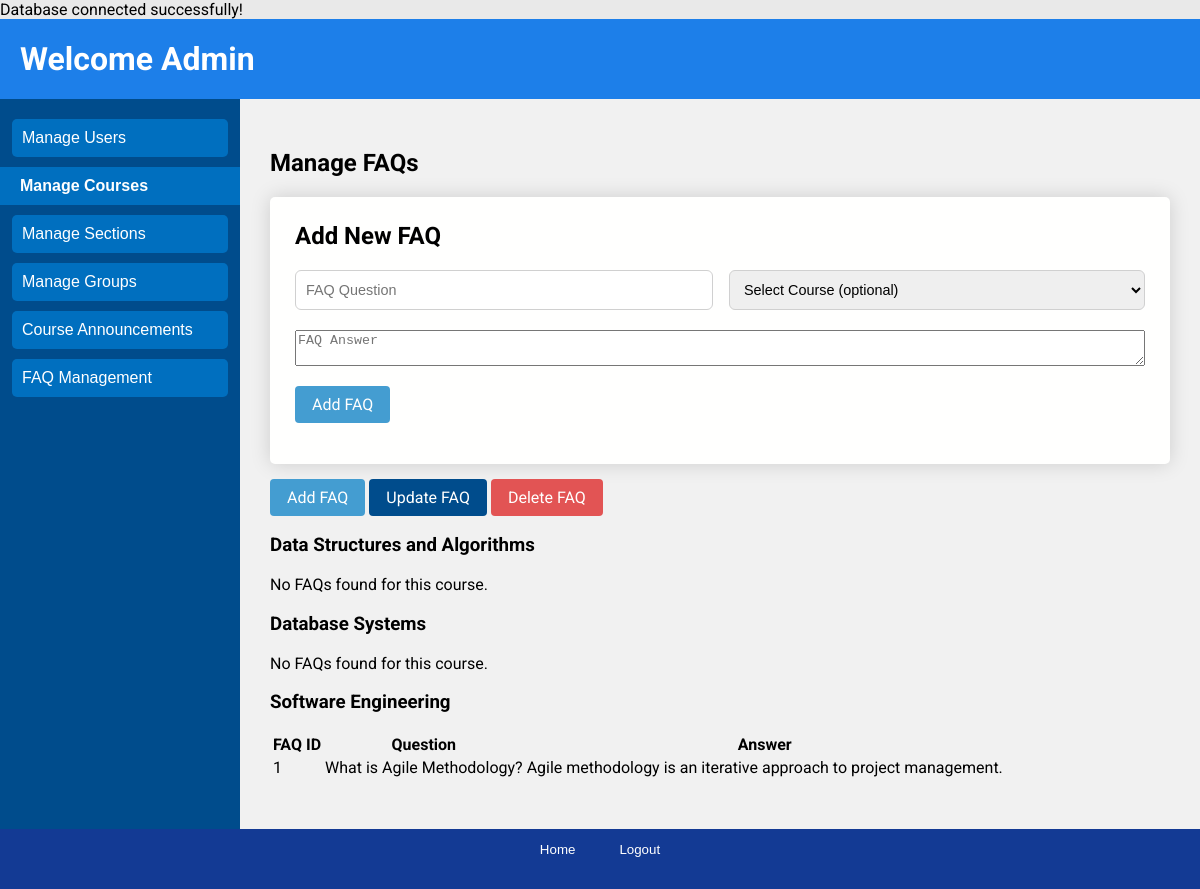
Page /users/admin/manage_faqs.php on the committed database.
### tables this page shows
CREATE TABLE IF NOT EXISTS Course (
  CourseID INT AUTO_INCREMENT PRIMARY KEY,
  CourseCode VARCHAR(10) UNIQUE NOT NULL,
  Name VARCHAR(255),
  StartDate DATE,
  EndDate DATE
);

CREATE TABLE IF NOT EXISTS FAQ (
  FAQID INT AUTO_INCREMENT PRIMARY KEY,
  Question TEXT NOT NULL,
  Answer TEXT,
  ContributorID BIGINT,
  CourseID INT DEFAULT NULL,
  FOREIGN KEY (ContributorID) REFERENCES `User`(UserID) ON DELETE CASCADE,
  FOREIGN KEY (CourseID) REFERENCES Course(CourseID) ON DELETE CASCADE
);

### users/admin/manage_faqs.php (the view, shortened to what this page needs)
<?php
require_once '../../database.php';
try {
    $coursesQuery = "SELECT CourseID, Name FROM Course ORDER BY Name ASC";
    $stmt = $pdo->query($coursesQuery);
    $courses = $stmt->fetchAll(PDO::FETCH_ASSOC);
} catch (PDOException $e) {
    $error = "Database error: " . $e->getMessage();
}
function getFaqsForCourse($pdo, $courseId) {
    try {
        $faqsQuery = "SELECT FAQID, Question, Answer FROM FAQ WHERE CourseID = :courseId ORDER BY FAQID ASC";
        $stmt = $pdo->prepare($faqsQuery);
        $stmt->execute([':courseId' => $courseId]);
        return $stmt->fetchAll(PDO::FETCH_ASSOC);
    } catch (PDOException $e) {
        return [];
    }
}
?>
<!DOCTYPE html>
<html lang="en">
<head>
    <link rel="stylesheet" href="../../css/index.css">
</head>
<body>
    <div class="page">
        <header class="header">
            <h1>Welcome Admin</h1>
        </header>
        <div class="sidebar">
        <button onclick="location.href='manage_user.php'">Manage Users</button>
            <button class="is-selected" onclick="location.href='manage_courses.php'">Manage Courses</button>
            <button onclick="location.href='manage_sections.php'">Manage Sections</button>
            <button onclick="location.href='manage_groups.php'">Manage Groups</button>
            <button onclick="location.href='manage_announcements.php'">Course Announcements</button>
            <button onclick="location.href='manage_faqs.php'">FAQ Management</button>
        </div>
        <main class="main">
            <div class="main-header">
                <h2>Manage FAQs</h2>
            </div>
            <div id="add-faq" class="faq-form table-wrapper">
                <h2>Add New FAQ</h2>
                <form class="inline-form" action="edit_faq_endpoint.php" method="post">
                    <div class="input-body">
                        <input type="text" name="question" placeholder="FAQ Question" required />
                        <select name="course_id">
                            <option value="">Select Course (optional)</option>
                        </select>
                    </div>
                    <textarea name="answer" placeholder="FAQ Answer" required></textarea>
                    <div>
                        <button class="button is-primary" type="submit">Add FAQ</button>
                    </div>
                </form>
            </div>
            <div class="faq-actions">
                <button class="button is-primary"  onclick="showForm('add')">Add FAQ</button>
                <button class="button is-secondary" onclick="showForm('update')">Update FAQ</button>
                <button class="button is-delete"  onclick="showForm('delete')">Delete FAQ</button>
            </div>
             <?php foreach ($courses as $course): ?>
                <div class="course-faq-section">
                    <h3><?= htmlspecialchars($course['Name']) ?></h3>
                    <?php
                        $faqs = getFaqsForCourse($pdo, $course['CourseID']);
                        if (count($faqs) > 0):
                    ?>
                    <table>
                        <thead>
                            <tr>
                                <th>FAQ ID</th>
                                <th>Question</th>
                                <th>Answer</th>
                            </tr>
                        </thead>
                        <tbody>
                            <?php foreach ($faqs as $faq): ?>
                                <tr>
                                    <td><?= htmlspecialchars($faq['FAQID']) ?></td>
                                    <td><?= htmlspecialchars($faq['Question']) ?></td>
                                    <td><?= htmlspecialchars($faq['Answer']) ?></td>
                                </tr>
                            <?php endforeach; ?>
                        </tbody>
                    </table>
                    <?php else: ?>
                        <p>No FAQs found for this course.</p>
                    <?php endif; ?>
                </div>
            <?php endforeach; ?>
        </main>
        <footer class="footer">
            <button onclick="location.href='home.php'">Home</button>
            <button onclick="location.href='logout.php'">Logout</button>
        </footer>
    </div>
</body>
</html>

### css/global.css (style rules this page uses)
:root { --white: #fffffe; --red10: #e25454; --red20: #cb4c4c; --green10: #75bb45; --green20: #68a83e; --blue10: #78C0E0; --blue20: #449DD1; --blue25: #3a83ad; --blue30: #192BC2; --blue40: #004C8C; --blue45: #013763; --blue50: #150578; --blue60: #0E0E52; --button: 500 0.875rem/1rem Roboto; }

### css/home.css (style rules this page uses)
body { font-family: "Roboto", Arial, sans-serif; margin: 0; background-color: #e9e9e9; }
.page { display: grid; grid-template-columns: 20% 1fr; grid-template-rows: 80px 1fr 60px; block-size: 100vh; grid-template-areas: "header header" "sidebar main" "footer footer"; }
.page .header { grid-area: header; background-color: #0e78eaed; color: white; padding-left: 20px; }
.page .sidebar { grid-area: sidebar; background-color: #004c8c; display: flex; flex-direction: column; align-items: center; gap: 10px; padding-top: 20px; }
.sidebar button { display: block; width: 90%; padding: 10px; font-size: 16px; color: white; background-color: #006fbf; border: none; border-radius: 5px; cursor: pointer; text-align: left; }
.sidebar button.is-selected { display: block; width: 100%; padding: 10px; padding-left: 20px; font-size: 16px; font-weight: 600; color: white; background-color: #006fbf; border: none; border-radius: 0; cursor: pointer; text-align: left; }
.page .main { grid-area: main; padding: 30px; background-color: #f1f1f1; overflow-y: auto; }
.page .footer { grid-area: footer; background-color: #133a94; color: white; padding: 10px; text-align: center; }
.footer button { background: none; border: none; color: white; padding: 1px 20px; cursor: pointer; }

### css/login.css (style rules this page uses)
body { font-family: "Roboto", Arial, sans-serif; margin: 0 ; }

### css/button.css (style rules this page uses)
.button { border: 1px solid transparent; padding-inline: 1rem; padding-block: .5rem; display: inline-block; font: var(--button-button); text-decoration: none; cursor: pointer; color: currentColor; background: transparent; border-radius: .25rem; }
.button.is-primary { background: var(--blue20); color: var(--white); }
.button.is-secondary { background: var(--blue40); color: var(--white); }
.button.is-delete { background: var(--red10); color: var(--white); }

### css/table.css (style rules this page uses)
.table-wrapper { padding: 25px; background: var(--white); box-shadow: 0 0 20px rgba(0, 0, 0, 0.15); border-radius: 5px; min-width: 600px; margin-block-end: 15px; }
.table-wrapper h2 { margin-block-start: 0; }

### css/form.css (style rules this page uses)
.inline-form { display: flex; flex-direction: column; gap: 20px; }
.inline-form input { border: 1px solid #d0d0d0; border-radius: 6px; padding-inline-start: 10px; font-size: 0.9rem; }
.inline-form select { height: 40px; border: 1px solid #d0d0d0; border-radius: 6px; padding-inline-start: 10px; font-size: 0.9rem; }
.input-body, .label-input-body { display: flex; gap: 1rem; flex-wrap: wrap; }
.input-body input, .input-body select { flex: 1; }

### rows in the picture
course: Name "Data Structures and Algorithms", shows "No FAQs found for this course."
course: Name "Database Systems", shows "No FAQs found for this course."
course: Name "Software Engineering"
faq: FAQID "1", Question "What is Agile Methodology?", Answer "Agile methodology is an iterative approach to project management."
